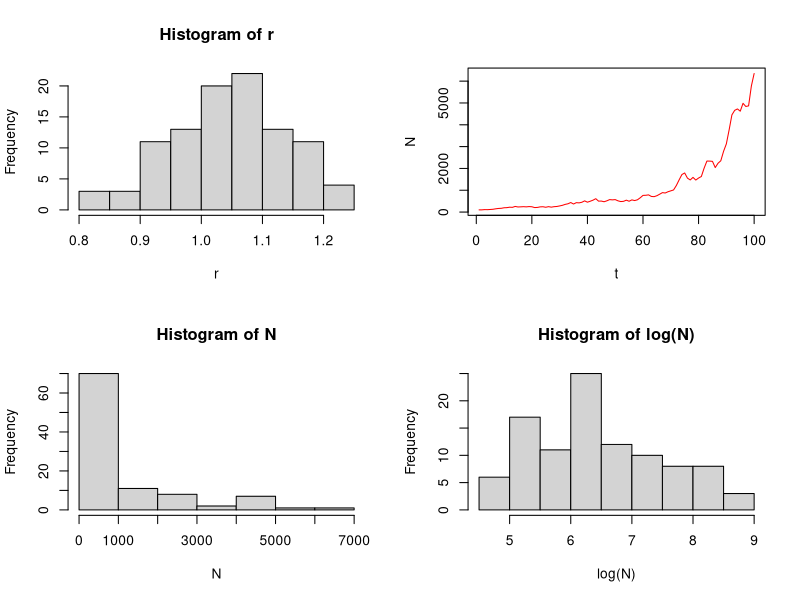

Source code (R):
Time <- 100
t <- seq(from=1,to=Time)
N <- numeric(Time) # vector to hold 50 years of population data
set.seed(101) # Seed random number generator
r <- rnorm(Time,mean=1.05,sd=0.1) # population growth rate
sigma <- 75 # process error
N[1] <- 100 # year 1 population
for (i in 2:Time){
  N[i] <- N[i-1]*r[i-1] # population dynamics loop
}
par(mfrow=c(2,2))
hist(r)
plot(t,N,type="l",col="red") # population dynamics plot
hist(N) # histogram of untransformed data
hist(log(N)) # histogram of log-transformed data
par(mfrow=c(1,1))